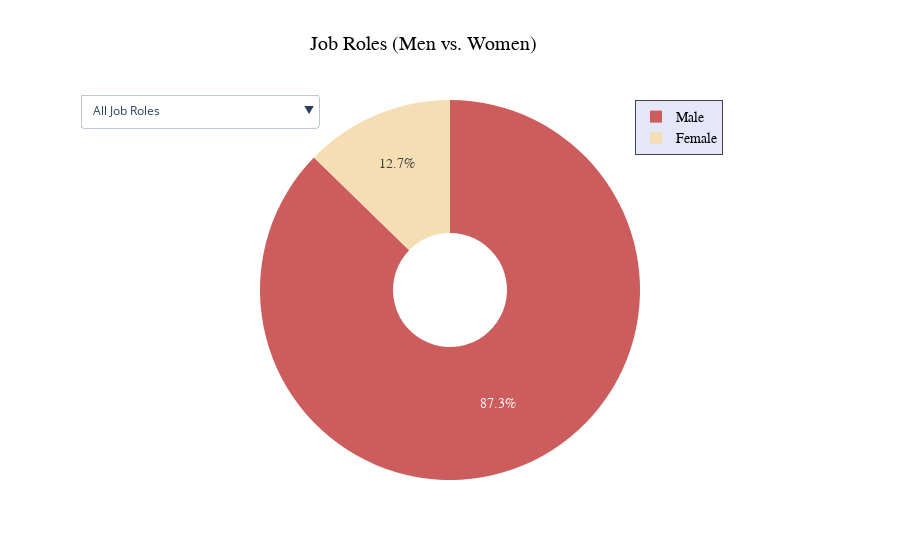

The notebook cell this image was saved under:
### Code cell
# Plot the amount of people of rach role (men vs women)

fig = go.Figure()

fig.add_trace(go.Pie(labels=count_job.index, values=count_job['All Job Roles'],
                    hole=0.3))

fig.update_traces(textfont_size=14,textfont_family='Arial',marker_colors=['rgb(205,92,92)','rgb(245,222,179)'])

fig.update_layout(title=dict(
    text='Job Roles (Men vs. Women)',
    font=dict(
        family='Arial',
        color='black',
        size=20),
    x=0.47),
    legend=dict(
        font=dict(
            family='Arial',
            color='black',
            size=14),
        x=0.75,
        bgcolor='lavender',
        borderwidth=1))


buttons = []

# add buttons for the different job roles

for level in count_job.columns:
    buttons.append(dict(method='restyle',
                       label=level,
                       visible=True,
                       args=[{'values':[count_job[level]],
                             'levels':[count_job.index],
                             'type':'pie'},[0]]))
    

button_layer_1_height = 1.2
updatemenus = list([
    dict(buttons=buttons,
        direction = 'down',
        pad = {'r':100, 't':70},
        showactive = True,
        x = 0,
        xanchor = 'left',
        y = button_layer_1_height,
        yanchor='top')])
fig.update_layout(updatemenus=updatemenus)

fig.show()

### Figure 1 — Plotly figure (JSON) as saved in the notebook; plotly's stock layout.template omitted (floating-point values rounded to 4 significant figures)
{"data": [{"hole": 0.3, "labels": ["Male", "Female"], "marker": {"colors": ["rgb(205,92,92)", "rgb(245,222,179)"]}, "textfont": {"family": "Arial", "size": 14}, "type": "pie", "values": [2899, 422]}], "layout": {"legend": {"bgcolor": "lavender", "borderwidth": 1, "font": {"color": "black", "family": "Arial", "size": 14}, "x": 0.75}, "title": {"font": {"color": "black", "family": "Arial", "size": 20}, "text": "Job Roles (Men vs. Women)", "x": 0.47}, "updatemenus": [{"buttons": [{"args": [{"levels": [["Male", "Female"]], "type": "pie", "values": [[2899, 422]]}, [0]], "label": "All Job Roles", "method": "restyle", "visible": true}, {"args": [{"levels": [["Male", "Female"]], "type": "pie", "values": [[761, 68]]}, [0]], "label": "Full-Stack Developer", "method": "restyle", "visible": true}, {"args": [{"levels": [["Male", "Female"]], "type": "pie", "values": [[462, 43]]}, [0]], "label": "Back-End Developer", "method": "restyle", "visible": true}, {"args": [{"levels": [["Male", "Female"]], "type": "pie", "values": [[285, 22]]}, [0]], "label": "Technical Team Leader", "method": "restyle", "visible": true}, {"args": [{"levels": [["Male", "Female"]], "type": "pie", "values": [[254, 44]]}, [0]], "label": "Front-End Developer", "method": "restyle", "visible": true}, {"args": [{"levels": [["Male", "Female"]], "type": "pie", "values": [[182, 51]]}, [0]], "label": "Project Manager", "method": "restyle", "visible": true}, {"args": [{"levels": [["Male", "Female"]], "type": "pie", "values": [[117, 41]]}, [0]], "label": "Data Scientist/Data Engineer", "method": "restyle", "visible": true}, {"args": [{"levels": [["Male", "Female"]], "type": "pie", "values": [[121, 25]]}, [0]], "label": "Product Owner/Product Manager", "method": "restyle", "visible": true}, {"args": [{"levels": [["Male", "Female"]], "type": "pie", "values": [[119, 7]]}, [0]], "label": "Mobile Apps Developer", "method": "restyle", "visible": true}, {"args": [{"levels": [["Male", "Female"]], "type": "pie", "values": [[78, 41]]}, [0]], "label": "UX/UI Designer", "method": "restyle", "visible": true}, {"args": [{"levels": [["Male", "Female"]], "type": "pie", "values": [[102, 2]]}, [0]], "label": "CTO", "method": "restyle", "visible": true}, {"args": [{"levels": [["Male", "Female"]], "type": "pie", "values": [[89, 3]]}, [0]], "label": "Solutions Architect", "method": "restyle", "visible": true}, {"args": [{"levels": [["Male", "Female"]], "type": "pie", "values": [[62, 21]]}, [0]], "label": "Business Applications (BI/CRM/ERP)", "method": "restyle", "visible": true}, {"args": [{"levels": [["Male", "Female"]], "type": "pie", "values": [[77, 5]]}, [0]], "label": "DevOps Engineer", "method": "restyle", "visible": true}, {"args": [{"levels": [["Male", "Female"]], "type": "pie", "values": [[52, 25]]}, [0]], "label": "Quality Assurance/Testing", "method": "restyle", "visible": true}, {"args": [{"levels": [["Male", "Female"]], "type": "pie", "values": [[50, 11]]}, [0]], "label": "Maintenance & Support", "method": "restyle", "visible": true}, {"args": [{"levels": [["Male", "Female"]], "type": "pie", "values": [[33, 9]]}, [0]], "label": "Scrum Master", "method": "restyle", "visible": true}, {"args": [{"levels": [["Male", "Female"]], "type": "pie", "values": [[32, 2]]}, [0]], "label": "SysAdmin Engineer", "method": "restyle", "visible": true}, {"args": [{"levels": [["Male", "Female"]], "type": "pie", "values": [[23, 2]]}, [0]], "label": "Computer & Network Security", "method": "restyle", "visible": true}], "direction": "down", "pad": {"r": 100, "t": 70}, "showactive": true, "x": 0, "xanchor": "left", "y": 1.2, "yanchor": "top"}]}}
